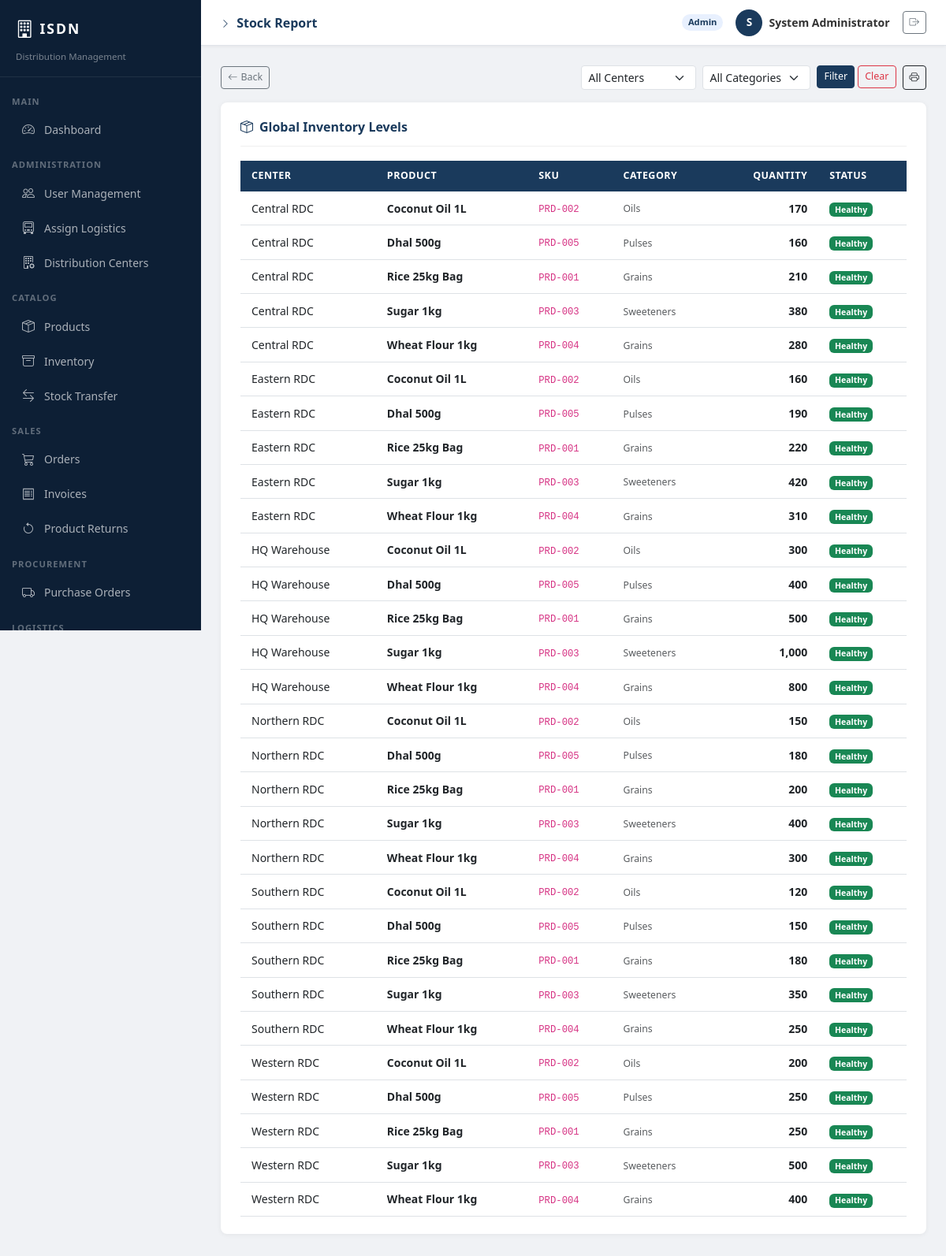
The page /stock_report.php (signed in) on the database its author committed.
### tables this page shows
CREATE TABLE inventory (
    id INT AUTO_INCREMENT PRIMARY KEY,
    product_id INT NOT NULL,
    center_id INT NOT NULL,
    quantity_on_hand INT NOT NULL DEFAULT 0,
    quantity_reserved INT NOT NULL DEFAULT 0,   
    last_updated TIMESTAMP DEFAULT CURRENT_TIMESTAMP ON UPDATE CURRENT_TIMESTAMP,
    FOREIGN KEY (product_id) REFERENCES products(id) ON DELETE CASCADE,
    FOREIGN KEY (center_id) REFERENCES distribution_centers(id) ON DELETE CASCADE,
    UNIQUE KEY unique_product_center (product_id, center_id)
);

CREATE TABLE distribution_centers (
    id INT AUTO_INCREMENT PRIMARY KEY,
    name VARCHAR(100) NOT NULL,
    location VARCHAR(200) NOT NULL,
    province ENUM('North', 'South', 'East', 'West', 'Central', 'None') DEFAULT 'None',
    manager_name VARCHAR(100),
    contact_phone VARCHAR(20),
    contact_email VARCHAR(150),
    status ENUM('active','inactive') DEFAULT 'active',
    created_at TIMESTAMP DEFAULT CURRENT_TIMESTAMP
);

CREATE TABLE products (
    id INT AUTO_INCREMENT PRIMARY KEY,
    sku VARCHAR(50) NOT NULL UNIQUE,
    name VARCHAR(150) NOT NULL,
    description TEXT,
    category VARCHAR(100),
    unit_price DECIMAL(10,2) NOT NULL DEFAULT 0.00,
    discount_percentage INT DEFAULT 0,
    unit_of_measure VARCHAR(30) DEFAULT 'unit',
    reorder_level INT DEFAULT 10,
    status ENUM('active','discontinued') DEFAULT 'active',
    created_at TIMESTAMP DEFAULT CURRENT_TIMESTAMP
);

### stock_report.php (the view, shortened to what this page needs)
<?php
require_once BASE_URL . 'config/db.php';
$where_clauses = [];
$where = !empty($where_clauses) ? "WHERE " . implode(' AND ', $where_clauses) : "";
$stock_data = mysqli_query($conn,
    "SELECT i.quantity_on_hand, p.name AS product_name, p.sku, p.category, p.reorder_level, dc.name AS center_name
     FROM inventory i
     JOIN products p ON i.product_id = p.id
     JOIN distribution_centers dc ON i.center_id = dc.id
     $where
     ORDER BY dc.name, p.name"
);
include BASE_URL . 'includes/header.php';
include BASE_URL . 'includes/sidebar.php';
include BASE_URL . 'includes/topbar.php';
?>
<div class="mb-3 d-flex justify-content-between align-items-center">
    <div><a href="dashboard.php" class="btn btn-sm btn-outline-secondary"><i class="bi bi-arrow-left me-1"></i>Back</a></div>
    <div class="d-flex gap-2">
        <form class="row g-2" method="GET">
            <div class="col-auto">
                <select name="center" class="form-select form-select-sm">
                    <option value="">All Centers</option>
                </select>
            </div>
            <div class="col-auto">
                <select name="category" class="form-select form-select-sm">
                    <option value="">All Categories</option>
                </select>
            </div>
            <div class="col-auto">
                <button type="submit" class="btn btn-sm btn-primary">Filter</button>
                <a href="stock_report.php" class="btn btn-sm btn-outline-danger">Clear</a>
            </div>
        </form>
        <button onclick="window.print()" class="btn btn-sm btn-outline-dark"><i class="bi bi-printer"></i></button>
    </div>
</div>
<div class="page-card">
    <div class="page-card-header">
        <h5><i class="bi bi-box-seam me-2"></i>Global Inventory Levels</h5>
    </div>
    <div class="table-responsive">
        <table class="table table-hover mb-0">
            <thead>
                <tr>
                    <th>Center</th>
                    <th>Product</th>
                    <th>SKU</th>
                    <th>Category</th>
                    <th class="text-end">Quantity</th>
                    <th>Status</th>
                </tr>
            </thead>
            <tbody>
                <?php while ($row = mysqli_fetch_assoc($stock_data)): ?>
                <tr>
                    <td><?= htmlspecialchars($row['center_name']) ?></td>
                    <td><strong><?= htmlspecialchars($row['product_name']) ?></strong></td>
                    <td><code><?= htmlspecialchars($row['sku']) ?></code></td>
                    <td><small class="text-muted"><?= htmlspecialchars($row['category']) ?></small></td>
                    <td class="text-end fw-bold"><?= number_format($row['quantity_on_hand']) ?></td>
                    <td>
                        <?php if ($row['quantity_on_hand'] <= 0): ?>
                            <span class="badge bg-danger">Out of Stock</span>
                        <?php elseif ($row['quantity_on_hand'] <= $row['reorder_level']): ?>
                            <span class="badge bg-warning text-dark">Low Stock</span>
                        <?php else: ?>
                            <span class="badge bg-success">Healthy</span>
                        <?php endif; ?>
                    </td>
                </tr>
                <?php endwhile; ?>
            </tbody>
        </table>
    </div>
</div>
<?php include BASE_URL . 'includes/footer.php'; ?>

### header.php (style rules this page uses)
body { background-color: #f0f2f5; font-family: 'Segoe UI', sans-serif; margin: 0; }
.page-card { background: #fff; border-radius: 8px; box-shadow: 0 1px 6px rgba(0,0,0,0.06); padding: 22px 25px; margin-bottom: 20px; }
.page-card-header { border-bottom: 1px solid #f0f0f0; padding-bottom: 14px; margin-bottom: 18px; display: flex; justify-content: space-between; align-items: center; }
.page-card-header h5 { margin: 0; font-weight: 700; color: #1a3a5c; font-size: 1rem; }
.table thead th { background: #1a3a5c; color: #fff; font-size: 0.78rem; text-transform: uppercase; letter-spacing: 0.5px; border: none; padding: 10px 14px; }
.table tbody td { font-size: 0.875rem; padding: 10px 14px; vertical-align: middle; }
.btn-primary { background: #1a3a5c; border-color: #1a3a5c; }
.btn-sm { font-size: 0.78rem; }

### rows shown on the page
inventory: center.name "Central RDC", product.name "Coconut Oil 1L", product.sku "PRD-002", product.category "Oils", quantity_on_hand "170", shows "Healthy"
inventory: center.name "Central RDC", product.name "Dhal 500g", product.sku "PRD-005", product.category "Pulses", quantity_on_hand "160", shows "Healthy"
inventory: center.name "Central RDC", product.name "Rice 25kg Bag", product.sku "PRD-001", product.category "Grains", quantity_on_hand "210", shows "Healthy"
inventory: center.name "Central RDC", product.name "Sugar 1kg", product.sku "PRD-003", product.category "Sweeteners", quantity_on_hand "380", shows "Healthy"
inventory: center.name "Central RDC", product.name "Wheat Flour 1kg", product.sku "PRD-004", product.category "Grains", quantity_on_hand "280", shows "Healthy"
inventory: center.name "Eastern RDC", product.name "Coconut Oil 1L", product.sku "PRD-002", product.category "Oils", quantity_on_hand "160", shows "Healthy"
inventory: center.name "Eastern RDC", product.name "Dhal 500g", product.sku "PRD-005", product.category "Pulses", quantity_on_hand "190", shows "Healthy"
inventory: center.name "Eastern RDC", product.name "Rice 25kg Bag", product.sku "PRD-001", product.category "Grains", quantity_on_hand "220", shows "Healthy"
inventory: center.name "Eastern RDC", product.name "Sugar 1kg", product.sku "PRD-003", product.category "Sweeteners", quantity_on_hand "420", shows "Healthy"
inventory: center.name "Eastern RDC", product.name "Wheat Flour 1kg", product.sku "PRD-004", product.category "Grains", quantity_on_hand "310", shows "Healthy"
inventory: center.name "HQ Warehouse", product.name "Coconut Oil 1L", product.sku "PRD-002", product.category "Oils", quantity_on_hand "300", shows "Healthy"
inventory: center.name "HQ Warehouse", product.name "Dhal 500g", product.sku "PRD-005", product.category "Pulses", quantity_on_hand "400", shows "Healthy"
inventory: center.name "HQ Warehouse", product.name "Rice 25kg Bag", product.sku "PRD-001", product.category "Grains", quantity_on_hand "500", shows "Healthy"
inventory: center.name "HQ Warehouse", product.name "Sugar 1kg", product.sku "PRD-003", product.category "Sweeteners", quantity_on_hand "1,000", shows "Healthy"
inventory: center.name "HQ Warehouse", product.name "Wheat Flour 1kg", product.sku "PRD-004", product.category "Grains", quantity_on_hand "800", shows "Healthy"
inventory: center.name "Northern RDC", product.name "Coconut Oil 1L", product.sku "PRD-002", product.category "Oils", quantity_on_hand "150", shows "Healthy"
inventory: center.name "Northern RDC", product.name "Dhal 500g", product.sku "PRD-005", product.category "Pulses", quantity_on_hand "180", shows "Healthy"
inventory: center.name "Northern RDC", product.name "Rice 25kg Bag", product.sku "PRD-001", product.category "Grains", quantity_on_hand "200", shows "Healthy"
inventory: center.name "Northern RDC", product.name "Sugar 1kg", product.sku "PRD-003", product.category "Sweeteners", quantity_on_hand "400", shows "Healthy"
inventory: center.name "Northern RDC", product.name "Wheat Flour 1kg", product.sku "PRD-004", product.category "Grains", quantity_on_hand "300", shows "Healthy"
inventory: center.name "Southern RDC", product.name "Coconut Oil 1L", product.sku "PRD-002", product.category "Oils", quantity_on_hand "120", shows "Healthy"
inventory: center.name "Southern RDC", product.name "Dhal 500g", product.sku "PRD-005", product.category "Pulses", quantity_on_hand "150", shows "Healthy"
inventory: center.name "Southern RDC", product.name "Rice 25kg Bag", product.sku "PRD-001", product.category "Grains", quantity_on_hand "180", shows "Healthy"
inventory: center.name "Southern RDC", product.name "Sugar 1kg", product.sku "PRD-003", product.category "Sweeteners", quantity_on_hand "350", shows "Healthy"
inventory: center.name "Southern RDC", product.name "Wheat Flour 1kg", product.sku "PRD-004", product.category "Grains", quantity_on_hand "250", shows "Healthy"
inventory: center.name "Western RDC", product.name "Coconut Oil 1L", product.sku "PRD-002", product.category "Oils", quantity_on_hand "200", shows "Healthy"
inventory: center.name "Western RDC", product.name "Dhal 500g", product.sku "PRD-005", product.category "Pulses", quantity_on_hand "250", shows "Healthy"
inventory: center.name "Western RDC", product.name "Rice 25kg Bag", product.sku "PRD-001", product.category "Grains", quantity_on_hand "250", shows "Healthy"
inventory: center.name "Western RDC", product.name "Sugar 1kg", product.sku "PRD-003", product.category "Sweeteners", quantity_on_hand "500", shows "Healthy"
inventory: center.name "Western RDC", product.name "Wheat Flour 1kg", product.sku "PRD-004", product.category "Grains", quantity_on_hand "400", shows "Healthy"

### other values the page prints
$page_title "Stock Report"
str_replace('_', ' ', $_SESSION['role']) "Admin"
substr($_SESSION['user_name'], 0, 1) "S"
$_SESSION['user_name'] "System Administrator"
